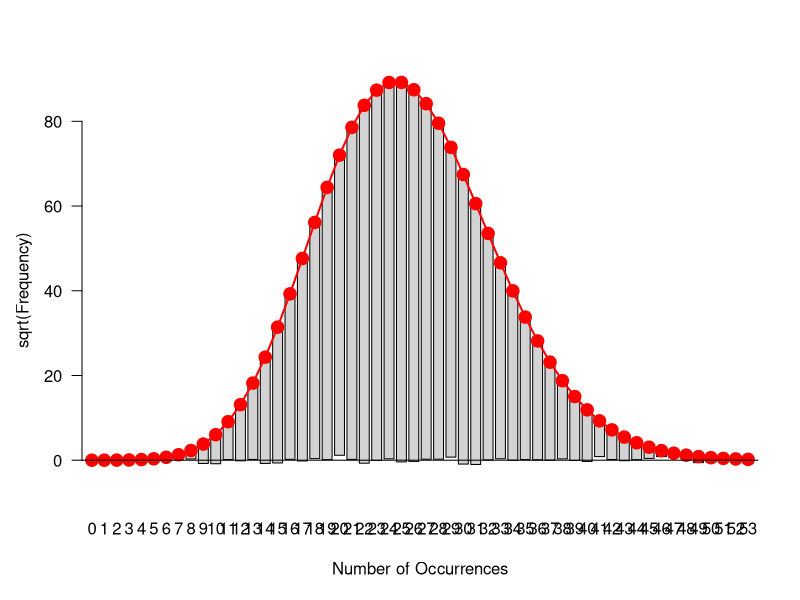

Write R code to recreate this figure. (Note: this script raises an error after producing the figure.)
#checking for overdispersion
library(MASS)
library(vcd)
data(quine)
rando<-rpois(100000,25)
fit<-goodfit(quine$Days,type="poisson")
fit<-goodfit(rando)
summary(fit)
rootogram(fit)
glmer(outdegree_from_F~day*manip+(1|unique)+(1|community),family=poisson,data=ind.data)

data("HorseKicks")
HK.fit <- goodfit(HorseKicks)
summary(HK.fit)
plot(HK.fit)

Ord_plot(ind.data$outdegree_from_F)
Ord_plot(quine$Days)
Ord_plot(rando,type="poisson")

distplot(quine$Days,type="poisson")
distplot(ind.data$outdegree_from_F,type="poisson")
distplot(rando,type="poisson")

#install.packages('AER')
library(AER)
mod1<-glm(Days~Age+Sex, data=quine, family="poisson")
deviance(mod1)/mod1$df.residual
mod.r<-glmer(outdegree_from_F~day*manip+(1|unique)+(1|community)+(1|overd),family=poisson,data=ind.data)
mod.r2<-glmer(outdegree_from_F~day*manip+(1|unique)+(1|community),family=poisson,data=ind.data)
#mod.r<-glm(outdegree_from_F~day*manip,family=poisson,data=ind.data)

mod.glm<-glm(outdegree_from_M~day*manip,family="poisson",data=ind.data)
mod.zfl<-zeroinfl(outdegree_from_M~day*manip,dist="poisson",data=ind.data)
summary(mod.zfl)
AIC(mod.glm,mod.zfl)

summary(mod.r)
deviance(mod.r)/
  mod.rando$df.residual


767.8/161
mod.rando<-glm(rando~1,family="poisson")
deviance(mod.rando)/mod.rando$df.residual

res<-residuals(mod.r,type='deviance')
plot(log(predict(mod.r)+1),res)
abline(h=0,lty=2)
qqnorm(res)
qqline(res)

res<-residuals(mod.r2,type='deviance')
plot(log(predict(mod.r2)+1),res)
abline(h=0,lty=2)
qqnorm(res)
qqline(res)

res<-residuals(mod.glm,type='deviance')
plot(log(predict(mod.glm)+1),res)
abline(h=0,lty=2)
qqnorm(res)
qqline(res)

res<-residuals(mod.zfl,type='pearson')
plot(log(predict(mod.zfl)+1),res)
abline(h=0,lty=2)
qqnorm(res)
qqline(res)

install.packages('pscl')
qp.mod1<-glmmPQL(indegree_from_F~day+manip+day:manip,random =list(~ 1|unique, ~ 1|community), family =quasipoisson(link = "log"),data=ind.data)
qp.mod2<-glmmPQL(indegree_from_F~day+manip+day:manip,random =list(~ 1|community,~ 1|unique), family =negative.binomial(theta=5,link = "log"),data=ind.data)

res<-residuals(qp.mod,type='normalized')
plot(log(predict(qp.mod)),res)
abline(h=0,lty=2)
qqnorm(res)
qqline(res)
